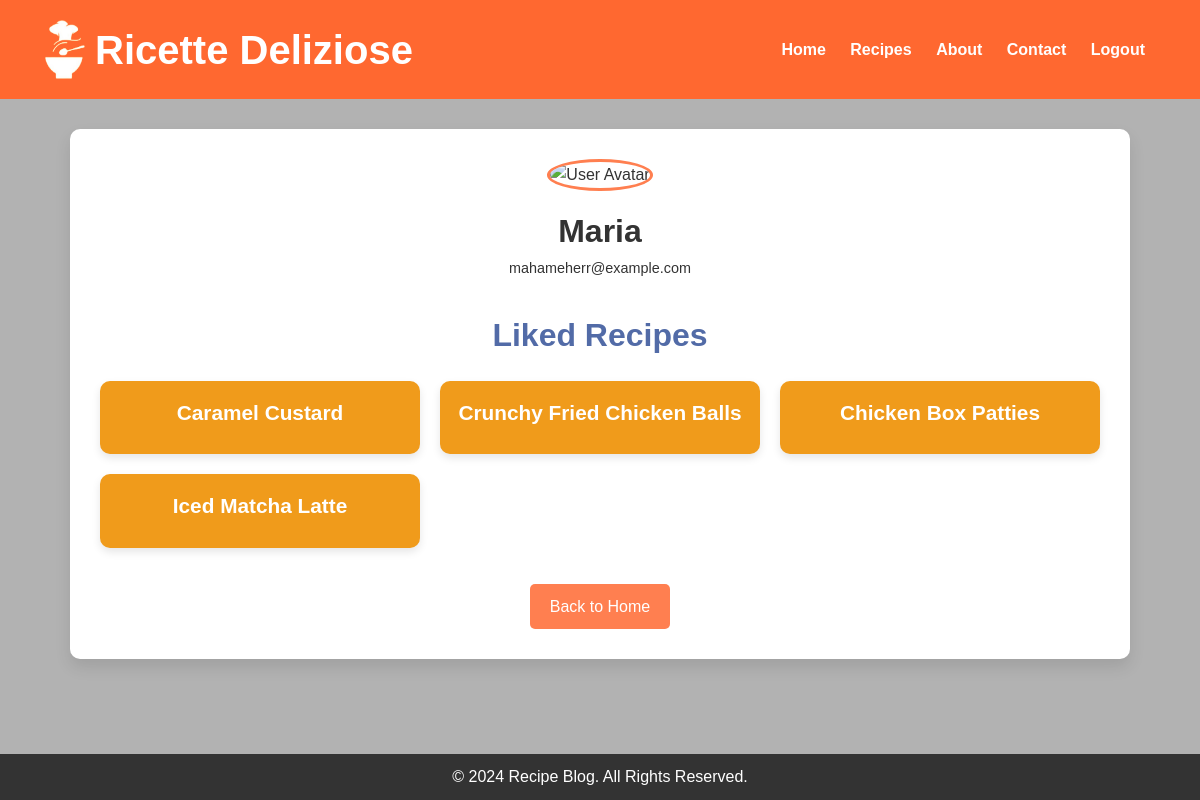
The page /profile (signed in) on the database its author committed.
### model.py (models this page shows, shortened)
class User(db.Model):
    id = db.Column(db.Integer, primary_key=True)
    username = db.Column(db.String(100), nullable=False)
    email = db.Column(db.String(100), unique=True, nullable=False)
    password = db.Column(db.String(100), nullable=False)
    created_at = db.Column(db.DateTime, default=datetime.utcnow)
    is_admin = db.Column(db.Boolean, default=False)
    liked_recipes = db.relationship('Recipe', secondary=user_likes, backref='liked_by', lazy='dynamic')

class Recipe(db.Model):
    id = db.Column(db.Integer, primary_key=True)
    title = db.Column(db.String(100), nullable=False)
    description = db.Column(db.Text, nullable=False)
    instructions = db.Column(db.Text, nullable=False)
    image = db.Column(db.String(100), nullable=True)
    created_at = db.Column(db.DateTime, default=datetime.utcnow)
    category_id = db.Column(db.Integer, db.ForeignKey('category.id'), nullable=False)
    ingredients = db.relationship('Ingredient', secondary=recipe_ingredient, backref='recipes')
    category = db.relationship('Category', backref=db.backref('recipes', lazy=True))

### app.py (the view)
@app.route('/profile')
def profile():
    if 'user_id' not in session:
        flash('Please login to view your profile.', 'warning')
        return redirect(url_for('login'))
    user = user_repository.get_user_by_id(session['user_id'])
    if not user:
        flash('User not found.', 'danger')
        return redirect(url_for('login'))
    liked_recipes = user_repository.get_liked_recipes(session['user_id'])
    return render_template(
        'profile.html',
        username=user.username,
        email=user.email,
        liked_recipes=liked_recipes
    )

### app.py (called while the page is built)
@app.before_request
def init_categories():
    if Category.query.count() == 0:
        category1 = Category(name="Appetizer")
        category2 = Category(name="Main Course")
        category3 = Category(name="Dessert")
        category4 = Category(name="Drinks")
        db.session.add_all([category1, category2, category3, category4])
        db.session.commit()
        print("Categories added to the database.")

### repositories.py (called while the page is built)
    def get_user_by_id(self, user_id):
        return User.query.get(user_id)

    def get_liked_recipes(self, user_id):
        user = self.get_user_by_id(user_id)
        if user:
            return user.liked_recipes
        return []

### templates/profile.html (shortened to what this page needs)
<!DOCTYPE html>
<html lang="en">
<head>
    <link rel="stylesheet" href="{{ url_for('static', filename='css/profile.css') }}">
</head>
<body>
    <header>
        <div class="container">
            <div class="logo-title">
                <img src="{{ url_for('static', filename='images/logo.png') }}" alt="Logo" class="logo" width="40"
                    height="59">
                <h1>Ricette Deliziose</h1>
            </div>
            <nav>
                <a href="{{ url_for('home') }}">Home</a>
                <a href="{{ url_for('recipe') }}">Recipes</a>
                <a href="{{ url_for('about') }}">About</a>
                {% if 'user_id' in session %}
                {% if session['is_admin'] %}
                <a href="{{ url_for('admin_dashboard') }}">Dashboard</a>
                <a href="{{ url_for('logout') }}">Logout</a>
                {% else %}
                <a href="{{ url_for('contact') }}">Contact</a>
                <a href="{{ url_for('logout') }}">Logout</a>
                {% endif %}
                {% else %}
                <a href="{{ url_for('login') }}">Login</a>
                {% endif %}
            </nav>
        </div>
    </header>
    <main>
        <div class="profile-container">
            <div class="profile-card">
                <img src="{{ url_for('static', filename='images/user-avatar.png') }}" alt="User Avatar">
                <h2>{{ username }}</h2>
                <p class="email">{{ email }}</p>
            </div>
            <section class="liked-recipes">
                <h3>Liked Recipes</h3>
                {% if liked_recipes %}
                <ul class="recipe-list">
                    {% for recipe in liked_recipes %}
                    <li class="recipe-item">
                        <a href="{{ url_for('recipe_details', recipe_id=recipe.id) }}">{{ recipe.title }}</a>
                    </li>
                    {% endfor %}
                </ul>
                {% else %}
                <p class="no-recipes">You haven't liked any recipes yet.</p>
                {% endif %}
            </section>
            <a href="{{ url_for('home') }}" class="btn">Back to Home</a>
        </div>
    </main>
    <footer>
        <p>&copy; 2024 Recipe Blog. All Rights Reserved.</p>
    </footer>
</body>
</html>

### static/css/profile.css (style rules this page uses)
body, h1, h2, h3, p, a { margin: 0; padding: 0; font-family: 'Poppins', sans-serif; }
body { line-height: 1.6; color: #333; background-image: linear-gradient(rgba(0, 0, 0, 0.3), rgba(0, 0, 0, 0.3)), url('/static/images/bg3.jpg'); background-size: cover; display: flex; flex-direction: column; min-height: 100vh; }
header { background: #FF6830; color: white; padding: 20px 0; text-align: center; position: relative; }
header .container { display: flex; justify-content: space-between; align-items: center; padding: 0 45px; }
header .logo-title { display: flex; align-items: center; }
header .logo-title .logo { margin-right: 10px; }
header .logo-title h1 { margin: 0; padding: 0; font-family: 'Gistesy', sans-serif; font-size: 2.5rem; line-height: 1; }
header nav a { color: white; margin: 0 10px; text-decoration: none; font-weight: bold; }
.profile-container { width: 90%; max-width: 1000px; background: white; padding: 30px; margin: 30px auto; border-radius: 10px; box-shadow: 0 8px 16px rgba(0, 0, 0, 0.1); text-align: center; }
.profile-card { margin-bottom: 30px; }
.profile-card img { width: 120px; height: 120px; border-radius: 50%; border: 3px solid #ff7f50; margin-bottom: 15px; }
.profile-card h2 { font-size: 2em; color: #333; }
.profile-card .email { font-size: 0.9em; color: #333; }
.liked-recipes h3 { font-size: 2em; margin-bottom: 20px; color: #526ba7; }
.recipe-list { list-style-type: none; padding: 0; display: grid; grid-template-columns: repeat(auto-fit, minmax(250px, 1fr)); gap: 20px; }
.recipe-item { position: relative; background: #f09b1b; padding: 15px; border-radius: 10px; box-shadow: 0 4px 8px rgba(0, 0, 0, 0.1); text-align: center; overflow: hidden; }
.recipe-item a { text-decoration: none; color: #fff; font-size: 1.3em; font-weight: bold; display: block; margin-bottom: 10px; }
.btn { display: inline-block; margin-top: 20px; padding: 10px 20px; font-size: 1em; color: white; background: #ff7f50; text-decoration: none; border-radius: 5px; transition: background 0.3s ease; }
footer { background: #333; color: white; text-align: center; padding: 10px; margin-top: auto; }
footer p { font-size: 1em; }

### rows shown on the page
User: username "Maria", email "mahameherr@example.com"
Recipe: title "Caramel Custard"
Recipe: title "Crunchy Fried Chicken Balls"
Recipe: title "Chicken Box Patties"
Recipe: title "Iced Matcha Latte"
